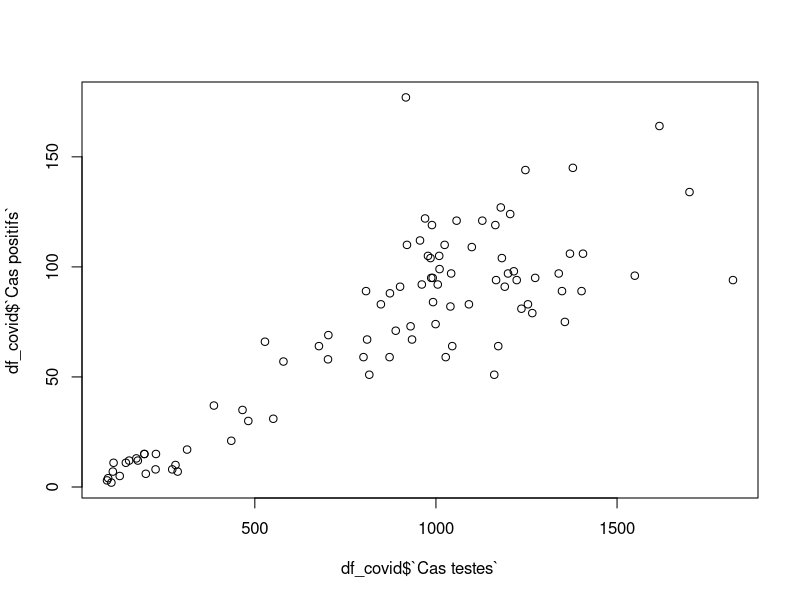

This chart was generated by the following R code:
## ---- chunk 1
knitr::opts_chunk$set(echo = TRUE)
## ---- chunk 2
library(dplyr)
library(readxl)
## ---- chunk 3
df_covid <- read_excel("data/BaseCovidSN.xlsx", sheet = "Feuil1", range = "A1:M92")
df_covid

## ---- chunk 4
plot(df_covid$`Cas testes`, df_covid$`Cas positifs`)
